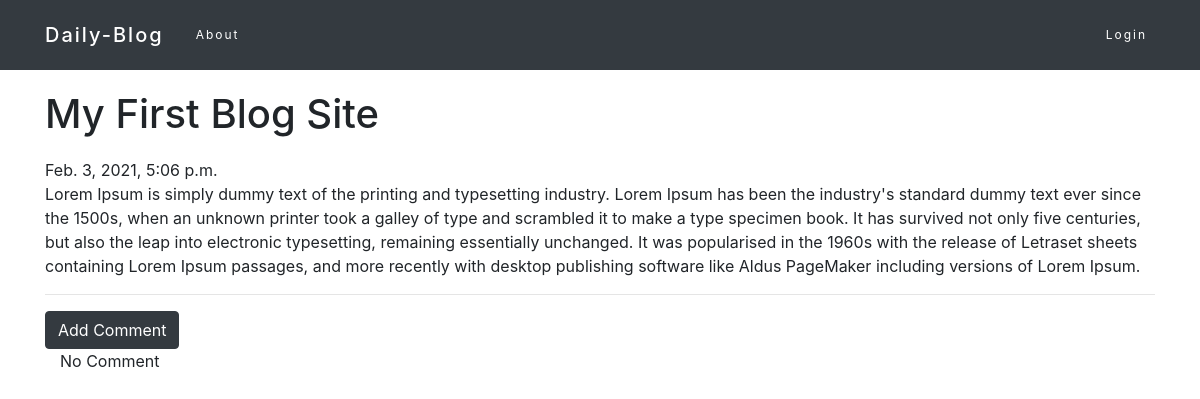
/post/1, run on the app's committed database.
### blog/models.py (models this page shows, shortened)
class Post(models.Model):
    author = models.ForeignKey('auth.User',on_delete=models.CASCADE)
    title = models.CharField(max_length=200)
    text = models.TextField()
    created_date = models.DateTimeField(default=timezone.now)
    published_date = models.DateTimeField(blank=True,null=True)

### blog/views.py (the view)
# urls.py: path('post/<int:pk>',views.PostDetailview.as_view(),name='post_detail'),
class PostDetailview(DetailView):
    model = Post

### blog/templates/blog/post_detail.html (shortened to what this page needs)
{% extends "blog/base.html" %}
{% block content %}
<h1 class="posttitle">{{post.title}}</h1>
{% if post.published_date %}
<div class="date postdate">
  {{ post.published_date }}
</div>
{% else %}
<a class="btn btn-dark sub" href="{% url 'post_publish' pk=post.pk %}">Publish</a>
{% endif %}
<p class="postcontent">{{ post.text|safe|linebreaksbr }}</p>
<hr>
<a class="btn btn-dark btn-comment" href="{% url 'add_comment_to_post' pk=post.pk %}">Add Comment</a>
<div class="container">
  {% for comment in post.comments.all %}
  <br>
  {% if user.is_authenticated or comment.approved_comment %}
  {{comment.created_date }}
    {% if not comment.approved_comment %}
    <a class="btn btn-dark" href="{% url 'comment_remove' pk=comment.pk %}"><i class="fas fa-trash"></i>
    </a>
    <a class="btn btn-dark" href="{% url 'comment_approve' pk=post.pk %}">
    <i class="far fa-thumbs-up"></i>
    </a>
    {% endif %}
  <p>{{ comment.text|safe|linebreaks }}</p>
  <p>Posted By :<strong>{{comment.author }}</strong></p>
  {% endif %}
{% empty %}
  <p>No Comment</p>
{% endfor %}
</div>
{% endblock %}

### blog/static/blog/master.css (style rules this page uses)
a { color: black; }
.post, h1 { margin: 20px auto; }

### data on the page
Post: title "My First Blog Site", published_date "Feb. 3, 2021, 5:06 p.m.", text "Lorem Ipsum is simply dummy text of the printing and typesetting industry. Lorem Ipsum has been the industry's standard dummy text ever since the 1500s, when an unknown printer took a galley of type and scrambled it to make a type specimen book. It has survived not only five centuries, but also the leap into electronic typesetting, remaining essentially unchanged. It was popularised in the 1960s with the release of Letraset sheets containing Lorem Ipsum passages, and more recently with desktop publishing software like Aldus PageMaker including versions of Lorem Ipsum."
